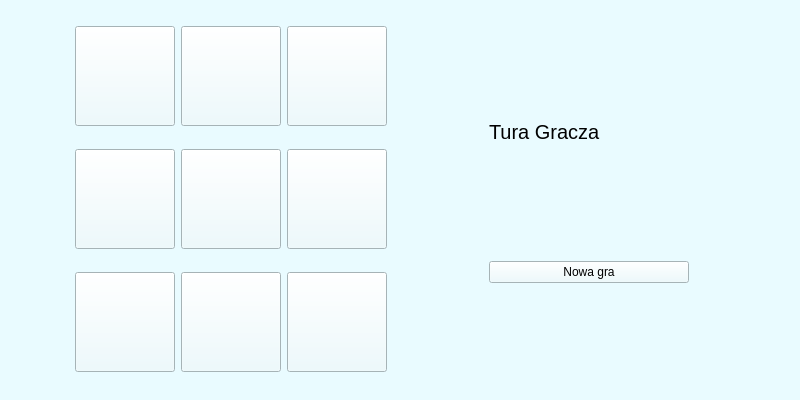
<?xml version="1.0" encoding="UTF-8"?>
<ui version="4.0">
 <class>MainWindow</class>
 <widget class="QMainWindow" name="MainWindow">
  <property name="geometry">
   <rect>
    <x>0</x>
    <y>0</y>
    <width>800</width>
    <height>400</height>
   </rect>
  </property>
  <property name="windowTitle">
   <string>TicTacToe</string>
  </property>
  <widget class="QWidget" name="centralwidget">
   <property name="styleSheet">
    <string notr="true">background-color: rgb(233, 251, 255);</string>
   </property>
   <layout class="QHBoxLayout" name="horizontalLayout">
    <item>
     <layout class="QGridLayout" name="gridLayout">
      <item row="0" column="1">
       <widget class="QPushButton" name="P2">
        <property name="maximumSize">
         <size>
          <width>100</width>
          <height>100</height>
         </size>
        </property>
        <property name="text">
         <string/>
        </property>
        <property name="icon">
         <iconset resource="zasoby.qrc">
          <normaloff>:/img/img/nic.bmp</normaloff>:/img/img/nic.bmp</iconset>
        </property>
        <property name="iconSize">
         <size>
          <width>100</width>
          <height>100</height>
         </size>
        </property>
       </widget>
      </item>
      <item row="0" column="0">
       <widget class="QPushButton" name="P1">
        <property name="maximumSize">
         <size>
          <width>100</width>
          <height>100</height>
         </size>
        </property>
        <property name="text">
         <string/>
        </property>
        <property name="icon">
         <iconset resource="zasoby.qrc">
          <normaloff>:/img/img/nic.bmp</normaloff>:/img/img/nic.bmp</iconset>
        </property>
        <property name="iconSize">
         <size>
          <width>100</width>
          <height>100</height>
         </size>
        </property>
       </widget>
      </item>
      <item row="2" column="0">
       <widget class="QPushButton" name="P7">
        <property name="maximumSize">
         <size>
          <width>100</width>
          <height>100</height>
         </size>
        </property>
        <property name="text">
         <string/>
        </property>
        <property name="icon">
         <iconset resource="zasoby.qrc">
          <normaloff>:/img/img/nic.bmp</normaloff>:/img/img/nic.bmp</iconset>
        </property>
        <property name="iconSize">
         <size>
          <width>100</width>
          <height>100</height>
         </size>
        </property>
       </widget>
      </item>
      <item row="1" column="0">
       <widget class="QPushButton" name="P4">
        <property name="maximumSize">
         <size>
          <width>100</width>
          <height>100</height>
         </size>
        </property>
        <property name="text">
         <string/>
        </property>
        <property name="icon">
         <iconset resource="zasoby.qrc">
          <normaloff>:/img/img/nic.bmp</normaloff>:/img/img/nic.bmp</iconset>
        </property>
        <property name="iconSize">
         <size>
          <width>100</width>
          <height>100</height>
         </size>
        </property>
       </widget>
      </item>
      <item row="1" column="1">
       <widget class="QPushButton" name="P5">
        <property name="maximumSize">
         <size>
          <width>100</width>
          <height>100</height>
         </size>
        </property>
        <property name="text">
         <string/>
        </property>
        <property name="icon">
         <iconset resource="zasoby.qrc">
          <normaloff>:/img/img/nic.bmp</normaloff>:/img/img/nic.bmp</iconset>
        </property>
        <property name="iconSize">
         <size>
          <width>100</width>
          <height>100</height>
         </size>
        </property>
       </widget>
      </item>
      <item row="2" column="1">
       <widget class="QPushButton" name="P8">
        <property name="maximumSize">
         <size>
          <width>100</width>
          <height>100</height>
         </size>
        </property>
        <property name="text">
         <string/>
        </property>
        <property name="icon">
         <iconset resource="zasoby.qrc">
          <normaloff>:/img/img/nic.bmp</normaloff>:/img/img/nic.bmp</iconset>
        </property>
        <property name="iconSize">
         <size>
          <width>100</width>
          <height>100</height>
         </size>
        </property>
       </widget>
      </item>
      <item row="0" column="2">
       <widget class="QPushButton" name="P3">
        <property name="maximumSize">
         <size>
          <width>100</width>
          <height>100</height>
         </size>
        </property>
        <property name="text">
         <string/>
        </property>
        <property name="icon">
         <iconset resource="zasoby.qrc">
          <normaloff>:/img/img/nic.bmp</normaloff>:/img/img/nic.bmp</iconset>
        </property>
        <property name="iconSize">
         <size>
          <width>100</width>
          <height>100</height>
         </size>
        </property>
       </widget>
      </item>
      <item row="1" column="2">
       <widget class="QPushButton" name="P6">
        <property name="maximumSize">
         <size>
          <width>100</width>
          <height>100</height>
         </size>
        </property>
        <property name="text">
         <string/>
        </property>
        <property name="icon">
         <iconset resource="zasoby.qrc">
          <normaloff>:/img/img/nic.bmp</normaloff>:/img/img/nic.bmp</iconset>
        </property>
        <property name="iconSize">
         <size>
          <width>100</width>
          <height>100</height>
         </size>
        </property>
       </widget>
      </item>
      <item row="2" column="2">
       <widget class="QPushButton" name="P9">
        <property name="maximumSize">
         <size>
          <width>100</width>
          <height>100</height>
         </size>
        </property>
        <property name="text">
         <string/>
        </property>
        <property name="icon">
         <iconset resource="zasoby.qrc">
          <normaloff>:/img/img/nic.bmp</normaloff>:/img/img/nic.bmp</iconset>
        </property>
        <property name="iconSize">
         <size>
          <width>100</width>
          <height>100</height>
         </size>
        </property>
       </widget>
      </item>
     </layout>
    </item>
    <item>
     <layout class="QGridLayout" name="gridLayout_2">
      <property name="leftMargin">
       <number>30</number>
      </property>
      <item row="0" column="0">
       <widget class="QLabel" name="label">
        <property name="maximumSize">
         <size>
          <width>200</width>
          <height>16777215</height>
         </size>
        </property>
        <property name="font">
         <font>
          <pointsize>15</pointsize>
         </font>
        </property>
        <property name="text">
         <string>Tura Gracza</string>
        </property>
        <property name="scaledContents">
         <bool>false</bool>
        </property>
       </widget>
      </item>
      <item row="0" column="1">
       <widget class="QLabel" name="TurnIcon">
        <property name="maximumSize">
         <size>
          <width>30</width>
          <height>30</height>
         </size>
        </property>
        <property name="text">
         <string/>
        </property>
        <property name="pixmap">
         <pixmap resource="zasoby.qrc">:/img/img/o.bmp</pixmap>
        </property>
        <property name="scaledContents">
         <bool>true</bool>
        </property>
       </widget>
      </item>
      <item row="1" column="0">
       <widget class="QPushButton" name="newgame">
        <property name="text">
         <string>Nowa gra</string>
        </property>
       </widget>
      </item>
     </layout>
    </item>
   </layout>
  </widget>
 </widget>
 <resources>
  <include location="zasoby.qrc"/>
 </resources>
 <connections/>
</ui>
